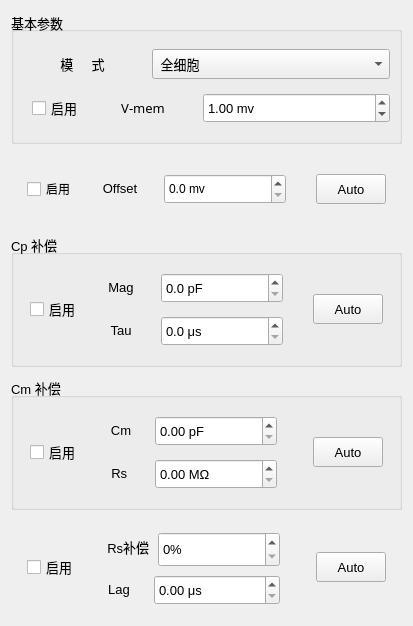
     <widget class="QWidget" name="volTab">
      <property name="sizePolicy">
       <sizepolicy hsizetype="Expanding" vsizetype="Expanding">
        <horstretch>0</horstretch>
        <verstretch>0</verstretch>
       </sizepolicy>
      </property>
      <attribute name="title">
       <string>电压钳</string>
      </attribute>
      <layout class="QVBoxLayout" name="verticalLayout_7">
       <property name="spacing">
        <number>10</number>
       </property>
       <item>
        <widget class="QGroupBox" name="basicParamGroupBox">
         <property name="sizePolicy">
          <sizepolicy hsizetype="Expanding" vsizetype="Preferred">
           <horstretch>0</horstretch>
           <verstretch>0</verstretch>
          </sizepolicy>
         </property>
         <property name="minimumSize">
          <size>
           <width>0</width>
           <height>133</height>
          </size>
         </property>
         <property name="maximumSize">
          <size>
           <width>16777215</width>
           <height>16777215</height>
          </size>
         </property>
         <property name="font">
          <font>
           <pointsize>10</pointsize>
          </font>
         </property>
         <property name="title">
          <string>基本参数</string>
         </property>
         <property name="alignment">
          <set>Qt::AlignLeading|Qt::AlignLeft|Qt::AlignVCenter</set>
         </property>
         <layout class="QVBoxLayout" name="verticalLayout_3">
          <item>
           <layout class="QHBoxLayout" name="horizontalLayout" stretch="1,2">
            <property name="spacing">
             <number>10</number>
            </property>
            <item>
             <widget class="QLabel" name="mode">
              <property name="sizePolicy">
               <sizepolicy hsizetype="Expanding" vsizetype="Fixed">
                <horstretch>0</horstretch>
                <verstretch>0</verstretch>
               </sizepolicy>
              </property>
              <property name="minimumSize">
               <size>
                <width>100</width>
                <height>0</height>
               </size>
              </property>
              <property name="font">
               <font>
                <pointsize>10</pointsize>
               </font>
              </property>
              <property name="text">
               <string>模     式</string>
              </property>
              <property name="alignment">
               <set>Qt::AlignCenter</set>
              </property>
             </widget>
            </item>
            <item>
             <widget class="QComboBox" name="cellComboBox">
              <property name="sizePolicy">
               <sizepolicy hsizetype="Expanding" vsizetype="Fixed">
                <horstretch>0</horstretch>
                <verstretch>0</verstretch>
               </sizepolicy>
              </property>
              <property name="minimumSize">
               <size>
                <width>122</width>
                <height>30</height>
               </size>
              </property>
              <property name="maximumSize">
               <size>
                <width>16777215</width>
                <height>16777215</height>
               </size>
              </property>
              <property name="cursor">
               <cursorShape>ArrowCursor</cursorShape>
              </property>
              <property name="currentText">
               <string> 全细胞</string>
              </property>
              <item>
               <property name="text">
                <string> 全细胞</string>
               </property>
              </item>
             </widget>
            </item>
           </layout>
          </item>
          <item>
           <layout class="QHBoxLayout" name="horizontalLayout_2" stretch="0,1,2">
            <property name="spacing">
             <number>10</number>
            </property>
            <property name="leftMargin">
             <number>9</number>
            </property>
            <item>
             <widget class="QCheckBox" name="vMenCheckBox">
              <property name="text">
               <string>启用</string>
              </property>
             </widget>
            </item>
            <item>
             <widget class="QLabel" name="v_memLabel">
              <property name="sizePolicy">
               <sizepolicy hsizetype="Expanding" vsizetype="Fixed">
                <horstretch>0</horstretch>
                <verstretch>0</verstretch>
               </sizepolicy>
              </property>
              <property name="minimumSize">
               <size>
                <width>100</width>
                <height>0</height>
               </size>
              </property>
              <property name="font">
               <font>
                <family>Microsoft YaHei UI Light</family>
                <pointsize>10</pointsize>
               </font>
              </property>
              <property name="text">
               <string>V-mem</string>
              </property>
              <property name="alignment">
               <set>Qt::AlignCenter</set>
              </property>
             </widget>
            </item>
            <item>
             <widget class="QDoubleSpinBox" name="vMimDoubleSpinBox">
              <property name="sizePolicy">
               <sizepolicy hsizetype="Expanding" vsizetype="Fixed">
                <horstretch>0</horstretch>
                <verstretch>0</verstretch>
               </sizepolicy>
              </property>
              <property name="minimumSize">
               <size>
                <width>122</width>
                <height>30</height>
               </size>
              </property>
              <property name="maximumSize">
               <size>
                <width>16777215</width>
                <height>16777215</height>
               </size>
              </property>
              <property name="alignment">
               <set>Qt::AlignLeading|Qt::AlignLeft|Qt::AlignVCenter</set>
              </property>
              <property name="prefix">
               <string/>
              </property>
              <property name="suffix">
               <string> mv</string>
              </property>
              <property name="value">
               <double>1.000000000000000</double>
              </property>
             </widget>
            </item>
           </layout>
          </item>
         </layout>
        </widget>
       </item>
       <item>
        <widget class="QFrame" name="offsetFrame">
         <property name="minimumSize">
          <size>
           <width>0</width>
           <height>70</height>
          </size>
         </property>
         <property name="maximumSize">
          <size>
           <width>16777215</width>
           <height>16777215</height>
          </size>
         </property>
         <layout class="QVBoxLayout" name="verticalLayout_4">
          <property name="spacing">
           <number>0</number>
          </property>
          <property name="leftMargin">
           <number>16</number>
          </property>
          <property name="topMargin">
           <number>10</number>
          </property>
          <property name="rightMargin">
           <number>16</number>
          </property>
          <property name="bottomMargin">
           <number>10</number>
          </property>
          <item>
           <layout class="QHBoxLayout" name="horizontalLayout_6">
            <property name="spacing">
             <number>0</number>
            </property>
            <item>
             <layout class="QHBoxLayout" name="horizontalLayout_3">
              <property name="spacing">
               <number>0</number>
              </property>
              <property name="rightMargin">
               <number>30</number>
              </property>
              <item>
               <widget class="QCheckBox" name="vOffsetCheckBox">
                <property name="text">
                 <string>启用</string>
                </property>
               </widget>
              </item>
              <item>
               <widget class="QLabel" name="offsetLabel">
                <property name="sizePolicy">
                 <sizepolicy hsizetype="Expanding" vsizetype="Fixed">
                  <horstretch>0</horstretch>
                  <verstretch>0</verstretch>
                 </sizepolicy>
                </property>
                <property name="minimumSize">
                 <size>
                  <width>80</width>
                  <height>0</height>
                 </size>
                </property>
                <property name="font">
                 <font>
                  <pointsize>10</pointsize>
                 </font>
                </property>
                <property name="text">
                 <string>Offset</string>
                </property>
                <property name="alignment">
                 <set>Qt::AlignCenter</set>
                </property>
               </widget>
              </item>
              <item>
               <widget class="QDoubleSpinBox" name="offsetSpinBox">
                <property name="sizePolicy">
                 <sizepolicy hsizetype="Expanding" vsizetype="Fixed">
                  <horstretch>0</horstretch>
                  <verstretch>0</verstretch>
                 </sizepolicy>
                </property>
                <property name="minimumSize">
                 <size>
                  <width>122</width>
                  <height>30</height>
                 </size>
                </property>
                <property name="maximumSize">
                 <size>
                  <width>16777215</width>
                  <height>16777215</height>
                 </size>
                </property>
                <property name="alignment">
                 <set>Qt::AlignLeading|Qt::AlignLeft|Qt::AlignVCenter</set>
                </property>
                <property name="prefix">
                 <string/>
                </property>
                <property name="suffix">
                 <string> mv</string>
                </property>
                <property name="decimals">
                 <number>1</number>
                </property>
               </widget>
              </item>
             </layout>
            </item>
            <item>
             <widget class="QPushButton" name="vOffsetAuto">
              <property name="sizePolicy">
               <sizepolicy hsizetype="Expanding" vsizetype="Expanding">
                <horstretch>0</horstretch>
                <verstretch>0</verstretch>
               </sizepolicy>
              </property>
              <property name="minimumSize">
               <size>
                <width>70</width>
                <height>30</height>
               </size>
              </property>
              <property name="maximumSize">
               <size>
                <width>70</width>
                <height>30</height>
               </size>
              </property>
              <property name="font">
               <font>
                <pointsize>10</pointsize>
               </font>
              </property>
              <property name="styleSheet">
               <string notr="true"/>
              </property>
              <property name="text">
               <string>Auto</string>
              </property>
             </widget>
            </item>
           </layout>
          </item>
         </layout>
        </widget>
       </item>
       <item>
        <widget class="QGroupBox" name="cFastGrouBox">
         <property name="sizePolicy">
          <sizepolicy hsizetype="Preferred" vsizetype="Fixed">
           <horstretch>0</horstretch>
           <verstretch>0</verstretch>
          </sizepolicy>
         </property>
         <property name="minimumSize">
          <size>
           <width>0</width>
           <height>133</height>
          </size>
         </property>
         <property name="maximumSize">
          <size>
           <width>16777215</width>
           <height>16777215</height>
          </size>
         </property>
         <property name="font">
          <font>
           <pointsize>10</pointsize>
          </font>
         </property>
         <property name="title">
          <string>Cp 补偿</string>
         </property>
         <layout class="QHBoxLayout" name="horizontalLayout_19">
          <property name="spacing">
           <number>0</number>
          </property>
          <property name="leftMargin">
           <number>16</number>
          </property>
          <property name="topMargin">
           <number>10</number>
          </property>
          <property name="rightMargin">
           <number>16</number>
          </property>
          <property name="bottomMargin">
           <number>10</number>
          </property>
          <item>
           <widget class="QCheckBox" name="vCpCheckBox">
            <property name="text">
             <string>启用</string>
            </property>
           </widget>
          </item>
          <item>
           <layout class="QHBoxLayout" name="horizontalLayout_17">
            <item>
             <layout class="QVBoxLayout" name="verticalLayout">
              <property name="spacing">
               <number>5</number>
              </property>
              <property name="rightMargin">
               <number>0</number>
              </property>
              <item>
               <layout class="QHBoxLayout" name="horizontalLayout_4">
                <property name="spacing">
                 <number>0</number>
                </property>
                <property name="rightMargin">
                 <number>30</number>
                </property>
                <item>
                 <widget class="QLabel" name="MagLabel">
                  <property name="sizePolicy">
                   <sizepolicy hsizetype="Expanding" vsizetype="Fixed">
                    <horstretch>0</horstretch>
                    <verstretch>0</verstretch>
                   </sizepolicy>
                  </property>
                  <property name="minimumSize">
                   <size>
                    <width>80</width>
                    <height>0</height>
                   </size>
                  </property>
                  <property name="text">
                   <string>Mag</string>
                  </property>
                  <property name="alignment">
                   <set>Qt::AlignCenter</set>
                  </property>
                 </widget>
                </item>
                <item>
                 <widget class="QDoubleSpinBox" name="magSpinBox">
                  <property name="sizePolicy">
                   <sizepolicy hsizetype="Expanding" vsizetype="Fixed">
                    <horstretch>0</horstretch>
                    <verstretch>0</verstretch>
                   </sizepolicy>
                  </property>
                  <property name="minimumSize">
                   <size>
                    <width>122</width>
                    <height>30</height>
                   </size>
                  </property>
                  <property name="maximumSize">
                   <size>
                    <width>16777215</width>
                    <height>16777215</height>
                   </size>
                  </property>
                  <property name="prefix">
                   <string/>
                  </property>
                  <property name="suffix">
                   <string> pF</string>
                  </property>
                  <property name="decimals">
                   <number>1</number>
                  </property>
                 </widget>
                </item>
               </layout>
              </item>
              <item>
               <layout class="QHBoxLayout" name="horizontalLayout_5" stretch="0,0">
                <property name="spacing">
                 <number>0</number>
                </property>
                <property name="rightMargin">
                 <number>30</number>
                </property>
                <item>
                 <widget class="QLabel" name="TauLabel">
                  <property name="sizePolicy">
                   <sizepolicy hsizetype="Expanding" vsizetype="Fixed">
                    <horstretch>0</horstretch>
                    <verstretch>0</verstretch>
                   </sizepolicy>
                  </property>
                  <property name="minimumSize">
                   <size>
                    <width>80</width>
                    <height>0</height>
                   </size>
                  </property>
                  <property name="text">
                   <string>Tau</string>
                  </property>
                  <property name="alignment">
                   <set>Qt::AlignCenter</set>
                  </property>
                 </widget>
                </item>
                <item>
                 <widget class="QDoubleSpinBox" name="TauSpinBox">
                  <property name="sizePolicy">
                   <sizepolicy hsizetype="Expanding" vsizetype="Fixed">
                    <horstretch>0</horstretch>
                    <verstretch>0</verstretch>
                   </sizepolicy>
                  </property>
                  <property name="minimumSize">
                   <size>
                    <width>122</width>
                    <height>30</height>
                   </size>
                  </property>
                  <property name="maximumSize">
                   <size>
                    <width>16777215</width>
                    <height>16777215</height>
                   </size>
                  </property>
                  <property name="prefix">
                   <string/>
                  </property>
                  <property name="suffix">
                   <string> μs</string>
                  </property>
                  <property name="decimals">
                   <number>1</number>
                  </property>
                 </widget>
                </item>
               </layout>
              </item>
             </layout>
            </item>
            <item>
             <widget class="QPushButton" name="vCpAuto">
              <property name="sizePolicy">
               <sizepolicy hsizetype="Expanding" vsizetype="Expanding">
                <horstretch>0</horstretch>
                <verstretch>0</verstretch>
               </sizepolicy>
              </property>
              <property name="minimumSize">
               <size>
                <width>70</width>
                <height>30</height>
               </size>
              </property>
              <property name="maximumSize">
               <size>
                <width>70</width>
                <height>30</height>
               </size>
              </property>
              <property name="text">
               <string>Auto</string>
              </property>
             </widget>
            </item>
           </layout>
          </item>
         </layout>
        </widget>
       </item>
       <item>
        <widget class="QGroupBox" name="cSlowGroupBox">
         <property name="sizePolicy">
          <sizepolicy hsizetype="Expanding" vsizetype="Fixed">
           <horstretch>0</horstretch>
           <verstretch>0</verstretch>
          </sizepolicy>
         </property>
         <property name="minimumSize">
          <size>
           <width>0</width>
           <height>133</height>
          </size>
         </property>
         <property name="maximumSize">
          <size>
           <width>16777215</width>
           <height>16777215</height>
          </size>
         </property>
         <property name="font">
          <font>
           <pointsize>10</pointsize>
          </font>
         </property>
         <property name="title">
          <string>Cm 补偿</string>
         </property>
         <layout class="QHBoxLayout" name="horizontalLayout_21">
          <property name="leftMargin">
           <number>16</number>
          </property>
          <property name="topMargin">
           <number>10</number>
          </property>
          <property name="rightMargin">
           <number>16</number>
          </property>
          <property name="bottomMargin">
           <number>10</number>
          </property>
          <item>
           <widget class="QCheckBox" name="vCmCheckBox">
            <property name="text">
             <string>启用</string>
            </property>
           </widget>
          </item>
          <item>
           <layout class="QHBoxLayout" name="horizontalLayout_18">
            <property name="rightMargin">
             <number>0</number>
            </property>
            <item>
             <layout class="QVBoxLayout" name="verticalLayout_2">
              <property name="spacing">
               <number>5</number>
              </property>
              <item>
               <layout class="QHBoxLayout" name="horizontalLayout_8" stretch="0,0">
                <property name="spacing">
                 <number>0</number>
                </property>
                <property name="rightMargin">
                 <number>30</number>
                </property>
                <item>
                 <widget class="QLabel" name="label_2">
                  <property name="sizePolicy">
                   <sizepolicy hsizetype="Expanding" vsizetype="Fixed">
                    <horstretch>0</horstretch>
                    <verstretch>0</verstretch>
                   </sizepolicy>
                  </property>
                  <property name="minimumSize">
                   <size>
                    <width>50</width>
                    <height>0</height>
                   </size>
                  </property>
                  <property name="text">
                   <string>Cm</string>
                  </property>
                  <property name="alignment">
                   <set>Qt::AlignCenter</set>
                  </property>
                 </widget>
                </item>
                <item>
                 <widget class="QDoubleSpinBox" name="cmDoubleSpinBox">
                  <property name="sizePolicy">
                   <sizepolicy hsizetype="Expanding" vsizetype="Fixed">
                    <horstretch>0</horstretch>
                    <verstretch>0</verstretch>
                   </sizepolicy>
                  </property>
                  <property name="minimumSize">
                   <size>
                    <width>122</width>
                    <height>30</height>
                   </size>
                  </property>
                  <property name="maximumSize">
                   <size>
                    <width>16777215</width>
                    <height>16777215</height>
                   </size>
                  </property>
                  <property name="alignment">
                   <set>Qt::AlignLeading|Qt::AlignLeft|Qt::AlignVCenter</set>
                  </property>
                  <property name="suffix">
                   <string> pF</string>
                  </property>
                  <property name="decimals">
                   <number>2</number>
                  </property>
                 </widget>
                </item>
               </layout>
              </item>
              <item>
               <layout class="QHBoxLayout" name="horizontalLayout_7">
                <property name="spacing">
                 <number>0</number>
                </property>
                <property name="rightMargin">
                 <number>30</number>
                </property>
                <item>
                 <widget class="QLabel" name="rs_label">
                  <property name="sizePolicy">
                   <sizepolicy hsizetype="Expanding" vsizetype="Fixed">
                    <horstretch>0</horstretch>
                    <verstretch>0</verstretch>
                   </sizepolicy>
                  </property>
                  <property name="minimumSize">
                   <size>
                    <width>50</width>
                    <height>0</height>
                   </size>
                  </property>
                  <property name="text">
                   <string>    Rs     </string>
                  </property>
                  <property name="alignment">
                   <set>Qt::AlignCenter</set>
                  </property>
                 </widget>
                </item>
                <item>
                 <widget class="QDoubleSpinBox" name="rsSpinBox">
                  <property name="sizePolicy">
                   <sizepolicy hsizetype="Expanding" vsizetype="Fixed">
                    <horstretch>0</horstretch>
                    <verstretch>0</verstretch>
                   </sizepolicy>
                  </property>
                  <property name="minimumSize">
                   <size>
                    <width>122</width>
                    <height>30</height>
                   </size>
                  </property>
                  <property name="maximumSize">
                   <size>
                    <width>16777215</width>
                    <height>16777215</height>
                   </size>
                  </property>
                  <property name="alignment">
                   <set>Qt::AlignLeading|Qt::AlignLeft|Qt::AlignVCenter</set>
                  </property>
                  <property name="prefix">
                   <string/>
                  </property>
                  <property name="suffix">
                   <string> MΩ</string>
                  </property>
                  <property name="decimals">
                   <number>2</number>
                  </property>
                 </widget>
                </item>
               </layout>
              </item>
             </layout>
            </item>
            <item>
             <widget class="QPushButton" name="vCmAuto">
              <property name="sizePolicy">
               <sizepolicy hsizetype="Expanding" vsizetype="Expanding">
                <horstretch>0</horstretch>
                <verstretch>0</verstretch>
               </sizepolicy>
              </property>
              <property name="minimumSize">
               <size>
                <width>70</width>
                <height>30</height>
               </size>
              </property>
              <property name="maximumSize">
               <size>
                <width>70</width>
                <height>30</height>
               </size>
              </property>
              <property name="text">
               <string>Auto</string>
              </property>
             </widget>
            </item>
           </layout>
          </item>
         </layout>
        </widget>
       </item>
       <item>
        <widget class="QFrame" name="RsFrame">
         <property name="sizePolicy">
          <sizepolicy hsizetype="Expanding" vsizetype="Fixed">
           <horstretch>0</horstretch>
           <verstretch>0</verstretch>
          </sizepolicy>
         </property>
         <property name="maximumSize">
          <size>
           <width>16777215</width>
           <height>16777215</height>
          </size>
         </property>
         <property name="font">
          <font>
           <pointsize>10</pointsize>
          </font>
         </property>
         <layout class="QHBoxLayout" name="horizontalLayout_20">
          <property name="leftMargin">
           <number>16</number>
          </property>
          <property name="topMargin">
           <number>10</number>
          </property>
          <property name="rightMargin">
           <number>16</number>
          </property>
          <property name="bottomMargin">
           <number>10</number>
          </property>
          <item>
           <widget class="QCheckBox" name="vRsCheckBox">
            <property name="text">
             <string>启用</string>
            </property>
           </widget>
          </item>
          <item>
           <layout class="QHBoxLayout" name="horizontalLayout_10">
            <property name="rightMargin">
             <number>0</number>
            </property>
            <item>
             <layout class="QVBoxLayout" name="verticalLayout_6">
              <property name="spacing">
               <number>10</number>
              </property>
              <item>
               <layout class="QHBoxLayout" name="horizontalLayout_9" stretch="0,0">
                <property name="spacing">
                 <number>0</number>
                </property>
                <property name="rightMargin">
                 <number>30</number>
                </property>
                <item>
                 <widget class="QLabel" name="label_6">
                  <property name="sizePolicy">
                   <sizepolicy hsizetype="Expanding" vsizetype="Fixed">
                    <horstretch>0</horstretch>
                    <verstretch>0</verstretch>
                   </sizepolicy>
                  </property>
                  <property name="minimumSize">
                   <size>
                    <width>50</width>
                    <height>0</height>
                   </size>
                  </property>
                  <property name="text">
                   <string>    Rs补偿</string>
                  </property>
                  <property name="alignment">
                   <set>Qt::AlignCenter</set>
                  </property>
                 </widget>
                </item>
                <item>
                 <widget class="QDoubleSpinBox" name="currSpinBox">
                  <property name="sizePolicy">
                   <sizepolicy hsizetype="Expanding" vsizetype="Fixed">
                    <horstretch>0</horstretch>
                    <verstretch>0</verstretch>
                   </sizepolicy>
                  </property>
                  <property name="minimumSize">
                   <size>
                    <width>122</width>
                    <height>35</height>
                   </size>
                  </property>
                  <property name="maximumSize">
                   <size>
                    <width>16777215</width>
                    <height>30</height>
                   </size>
                  </property>
                  <property name="suffix">
                   <string>%</string>
                  </property>
                  <property name="decimals">
                   <number>0</number>
                  </property>
                 </widget>
                </item>
               </layout>
              </item>
              <item>
               <layout class="QHBoxLayout" name="horizontalLayout_11">
                <property name="spacing">
                 <number>0</number>
                </property>
                <property name="rightMargin">
                 <number>30</number>
                </property>
                <item>
                 <widget class="QLabel" name="label">
                  <property name="sizePolicy">
                   <sizepolicy hsizetype="Expanding" vsizetype="Fixed">
                    <horstretch>0</horstretch>
                    <verstretch>0</verstretch>
                   </sizepolicy>
                  </property>
                  <property name="minimumSize">
                   <size>
                    <width>50</width>
                    <height>0</height>
                   </size>
                  </property>
                  <property name="text">
                   <string>Lag</string>
                  </property>
                  <property name="alignment">
                   <set>Qt::AlignCenter</set>
                  </property>
                 </widget>
                </item>
                <item>
                 <widget class="QDoubleSpinBox" name="lagSpinBox">
                  <property name="sizePolicy">
                   <sizepolicy hsizetype="Expanding" vsizetype="Fixed">
                    <horstretch>0</horstretch>
                    <verstretch>0</verstretch>
                   </sizepolicy>
                  </property>
                  <property name="minimumSize">
                   <size>
                    <width>126</width>
                    <height>30</height>
                   </size>
                  </property>
                  <property name="suffix">
                   <string> μs</string>
                  </property>
                 </widget>
                </item>
               </layout>
              </item>
             </layout>
            </item>
            <item>
             <widget class="QPushButton" name="vRsAuto">
              <property name="sizePolicy">
               <sizepolicy hsizetype="Expanding" vsizetype="Fixed">
                <horstretch>0</horstretch>
                <verstretch>0</verstretch>
               </sizepolicy>
              </property>
              <property name="minimumSize">
               <size>
                <width>70</width>
                <height>30</height>
               </size>
              </property>
              <property name="maximumSize">
               <size>
                <width>70</width>
                <height>30</height>
               </size>
              </property>
              <property name="text">
               <string>Auto</string>
              </property>
             </widget>
            </item>
           </layout>
          </item>
         </layout>
        </widget>
       </item>
      </layout>
     </widget>
